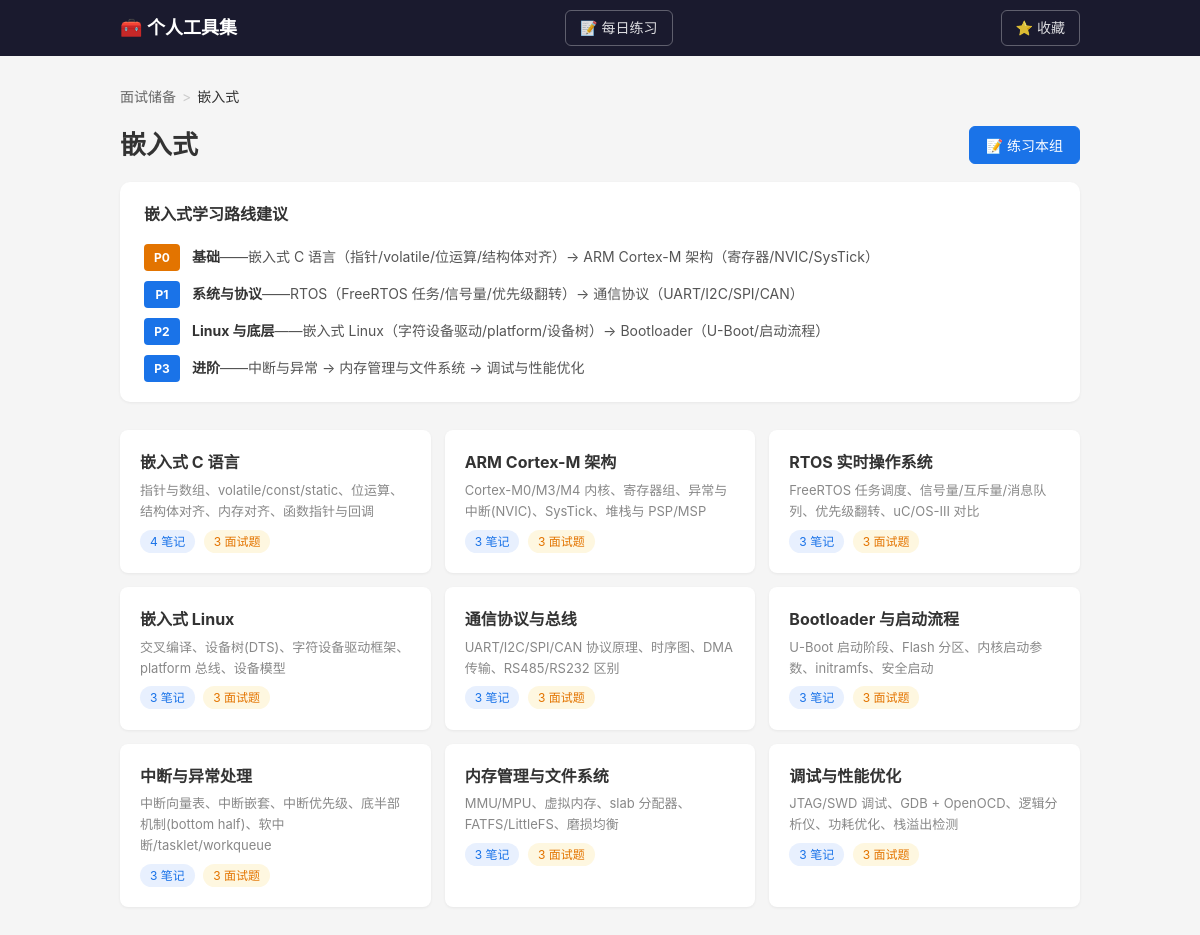
/skillset/tool/1/group/嵌入式, run on the app's committed database.
### tables this page shows
CREATE TABLE tool (
            id INTEGER PRIMARY KEY AUTOINCREMENT,
            name TEXT NOT NULL UNIQUE,
            description TEXT DEFAULT '',
            created_at TIMESTAMP DEFAULT CURRENT_TIMESTAMP
        );

CREATE TABLE stack (
            id INTEGER PRIMARY KEY AUTOINCREMENT,
            tool_id INTEGER NOT NULL,
            name TEXT NOT NULL,
            description TEXT DEFAULT '',
            sort_order INTEGER DEFAULT 0,
            is_deprecated INTEGER DEFAULT 0,
            created_at TIMESTAMP DEFAULT CURRENT_TIMESTAMP, group_name TEXT DEFAULT '',
            FOREIGN KEY (tool_id) REFERENCES tool(id) ON DELETE CASCADE,
            UNIQUE(tool_id, name)
        );

### tools/skillset/routes.py (the view)
@bp.route("/tool/<int:tool_id>/group/<group_name>")
def group_detail(tool_id, group_name):
    tool = Tool.get_by_id(tool_id)
    if not tool:
        return "工具不存在", 404
    stacks = Stack.get_by_tool(tool_id, group_name)
    if not stacks:
        return "分组不存在", 404
    stack_list = []
    for s in stacks:
        sd = dict(s)
        sd["entry_count"] = Stack.entry_count(s["id"], "note")
        sd["interview_count"] = Stack.entry_count(s["id"], "interview")
        stack_list.append(sd)
    return render_template("group_detail.html", tool=tool, group_name=group_name, stacks=stack_list)

### db.py (called while the page is built)
def get_db():
    conn = sqlite3.connect(str(DB_PATH))
    conn.row_factory = sqlite3.Row
    conn.execute("PRAGMA foreign_keys = ON")
    return conn

### tools/skillset/models.py (called while the page is built)
    @staticmethod
    def get_by_id(tool_id):
        db = get_db()
        return db.execute("SELECT * FROM tool WHERE id = ?", (tool_id,)).fetchone()

    @staticmethod
    def get_by_tool(tool_id, group_name=None):
        db = get_db()
        if group_name:
            return db.execute(
                "SELECT * FROM stack WHERE tool_id = ? AND group_name = ? ORDER BY sort_order, id",
                (tool_id, group_name),
            ).fetchall()
        return db.execute(
            "SELECT * FROM stack WHERE tool_id = ? ORDER BY sort_order, id",
            (tool_id,),
        ).fetchall()

    @staticmethod
    def entry_count(stack_id, entry_type=None):
        db = get_db()
        if entry_type:
            row = db.execute(
                "SELECT COUNT(*) as cnt FROM entry WHERE stack_id = ? AND entry_type = ?",
                (stack_id, entry_type),
            ).fetchone()
        else:
            row = db.execute(
                "SELECT COUNT(*) as cnt FROM entry WHERE stack_id = ?", (stack_id,)
            ).fetchone()
        return row["cnt"]

### templates/skillset/group_detail.html (shortened to what this page needs)
{% extends "base.html" %}
{% block content %}
<div class="container">
    <div class="breadcrumb">
        <a href="{{ url_for('.tool_detail', tool_id=tool.id) }}">{{ tool.name }}</a>
        <span class="sep">></span>
        <span class="current">{{ group_name }}</span>
    </div>
    <div class="group-header-row">
        <h1>{{ group_name }}</h1>
        <form method="POST" action="{{ url_for('.practice_start') }}" style="display:inline">
            <button type="submit" class="btn btn-primary">📝 练习本组</button>
        </form>
    </div>
    {% if group_name == 'Spring Cloud' %}
    <details class="roadmap" open>
        <summary class="roadmap-title">🗺️ Spring Cloud 学习路线建议</summary>
        <div class="roadmap-phases">
            <div class="phase"><div class="phase-num phase-num-p0">P0</div><div class="phase-body"><strong>前置基础</strong>——微服务架构概述（单体vs微服务、Spring Cloud vs Dubbo）→ Spring Boot（自动配置、起步依赖、Actuator）</div></div>
            <div class="phase"><div class="phase-num">P1</div><div class="phase-body"><strong>基础入门</strong>——Nacos 服务发现 → OpenFeign 远程调用 → LoadBalancer 负载均衡</div></div>
            <div class="phase"><div class="phase-num">P2</div><div class="phase-body"><strong>高可用与容错</strong>——Sentinel 流量控制 → Resilience4j 熔断 → Circuit Breaker 抽象</div></div>
            <div class="phase"><div class="phase-num">P3</div><div class="phase-body"><strong>网关与配置</strong>——Gateway 网关 → Config 配置中心 → Bus 动态刷新</div></div>
            <div class="phase"><div class="phase-num">P4</div><div class="phase-body"><strong>消息与可观测性</strong>——Stream 消息驱动 → SkyWalking APM → Micrometer Tracing</div></div>
            <div class="phase"><div class="phase-num">P5</div><div class="phase-body"><strong>高级主题</strong>——Seata 分布式事务 → MyBatis-Plus → K8s → Admin → Contract</div></div>
        </div>
    </details>
    {% elif group_name == '嵌入式' %}
    <details class="roadmap" open>
        <summary class="roadmap-title">嵌入式学习路线建议</summary>
        <div class="roadmap-phases">
            <div class="phase"><div class="phase-num phase-num-p0">P0</div><div class="phase-body"><strong>基础</strong>——嵌入式 C 语言（指针/volatile/位运算/结构体对齐）→ ARM Cortex-M 架构（寄存器/NVIC/SysTick）</div></div>
            <div class="phase"><div class="phase-num">P1</div><div class="phase-body"><strong>系统与协议</strong>——RTOS（FreeRTOS 任务/信号量/优先级翻转）→ 通信协议（UART/I2C/SPI/CAN）</div></div>
            <div class="phase"><div class="phase-num">P2</div><div class="phase-body"><strong>Linux 与底层</strong>——嵌入式 Linux（字符设备驱动/platform/设备树）→ Bootloader（U-Boot/启动流程）</div></div>
            <div class="phase"><div class="phase-num">P3</div><div class="phase-body"><strong>进阶</strong>——中断与异常 → 内存管理与文件系统 → 调试与性能优化</div></div>
        </div>
    </details>
    {% endif %}
    {% if stacks %}
    <div class="stack-grid">
        {% for s in stacks %}
        <a href="{{ url_for('.stack_detail', stack_id=s.id) }}" class="stack-card {% if s.is_deprecated %}deprecated{% endif %}">
            <h3>
                {{ s.name }}
            </h3>
            {% if s.description %}<p>{{ s.description }}</p>{% endif %}
            <span class="badge">{{ s.entry_count }} 笔记</span>
            {% if s.interview_count %}<span class="badge badge-interview">{{ s.interview_count }} 面试题</span>{% endif %}
        </a>
        {% endfor %}
    </div>
    {% else %}
    <p class="empty">暂无技术栈</p>
    {% endif %}
</div>
{% endblock %}

### static/style.css (style rules this page uses)
* { margin: 0; padding: 0; box-sizing: border-box; }
body { font-family: -apple-system, BlinkMacSystemFont, "Segoe UI", Roboto, sans-serif; background: #f5f5f5; color: #333; line-height: 1.6; }
.container { max-width: 960px; margin: 0 auto; }
h1 { font-size: 26px; margin-bottom: 8px; }
.stack-grid { display: grid; grid-template-columns: repeat(auto-fill, minmax(260px, 1fr)); gap: 14px; }
.stack-card { display: block; padding: 20px; background: #fff; border-radius: 8px; text-decoration: none; color: #333; box-shadow: 0 1px 3px rgba(0,0,0,.06); transition: box-shadow .2s; }
.stack-card h3 { font-size: 16px; }
.stack-card p { color: #888; font-size: 13px; margin-top: 4px; }
.badge { display: inline-block; background: #e8f0fe; color: #1a73e8; padding: 2px 10px; border-radius: 12px; font-size: 12px; margin-top: 8px; }
.btn { display: inline-block; padding: 8px 16px; border-radius: 6px; border: 1px solid #ddd; background: #fff; cursor: pointer; font-size: 14px; text-decoration: none; color: #333; }
.btn-primary { background: #1a73e8; color: #fff; border-color: #1a73e8; }
.breadcrumb { display: flex; gap: 4px; align-items: center; flex-wrap: wrap; font-size: 14px; color: #999; margin-bottom: 16px; }
.breadcrumb a { color: #666; text-decoration: none; }
.breadcrumb .sep { color: #ccc; margin: 0 2px; }
.breadcrumb .current { color: #333; font-weight: 500; }
.group-header-row { display: flex; align-items: center; justify-content: space-between; margin-bottom: 16px; }
.group-header-row h1 { margin: 0; }
.roadmap { background: #fff; border-radius: 10px; padding: 20px 24px; margin-bottom: 28px; box-shadow: 0 1px 3px rgba(0,0,0,.06); cursor: default; }
.roadmap-title { font-size: 16px; font-weight: 600; cursor: pointer; list-style: none; }
.roadmap-phases { display: flex; flex-direction: column; gap: 10px; margin-top: 16px; }
.phase { display: flex; gap: 12px; align-items: flex-start; }
.phase-num { background: #1a73e8; color: #fff; padding: 4px 10px; border-radius: 4px; font-size: 12px; font-weight: 700; flex-shrink: 0; min-width: 36px; text-align: center; }
.phase-num-p0 { background: #e37400; }
.phase-body { font-size: 14px; color: #555; padding-top: 2px; }
.phase-body strong { color: #333; }
.badge-interview { display: inline-block; background: #fef7e0; color: #e37400; padding: 2px 10px; border-radius: 12px; font-size: 12px; margin-top: 8px; margin-left: 4px; }

### data on the page
tool: name "面试储备"
stack: name "嵌入式 C 语言", description "指针与数组、volatile/const/static、位运算、结构体对齐、内存对齐、函数指针与回调", entry_count "4", interview_count "3"
stack: name "ARM Cortex-M 架构", description "Cortex-M0/M3/M4 内核、寄存器组、异常与中断(NVIC)、SysTick、堆栈与 PSP/MSP", entry_count "3", interview_count "3"
stack: name "RTOS 实时操作系统", description "FreeRTOS 任务调度、信号量/互斥量/消息队列、优先级翻转、uC/OS-III 对比", entry_count "3", interview_count "3"
stack: name "嵌入式 Linux", description "交叉编译、设备树(DTS)、字符设备驱动框架、platform 总线、设备模型", entry_count "3", interview_count "3"
stack: name "通信协议与总线", description "UART/I2C/SPI/CAN 协议原理、时序图、DMA 传输、RS485/RS232 区别", entry_count "3", interview_count "3"
stack: name "Bootloader 与启动流程", description "U-Boot 启动阶段、Flash 分区、内核启动参数、initramfs、安全启动", entry_count "3", interview_count "3"
stack: name "中断与异常处理", description "中断向量表、中断嵌套、中断优先级、底半部机制(bottom half)、软中断/tasklet/workqueue", entry_count "3", interview_count "3"
stack: name "内存管理与文件系统", description "MMU/MPU、虚拟内存、slab 分配器、FATFS/LittleFS、磨损均衡", entry_count "3", interview_count "3"
stack: name "调试与性能优化", description "JTAG/SWD 调试、GDB + OpenOCD、逻辑分析仪、功耗优化、栈溢出检测", entry_count "3", interview_count "3"

### other printed values
{{ group_name }} "嵌入式"
